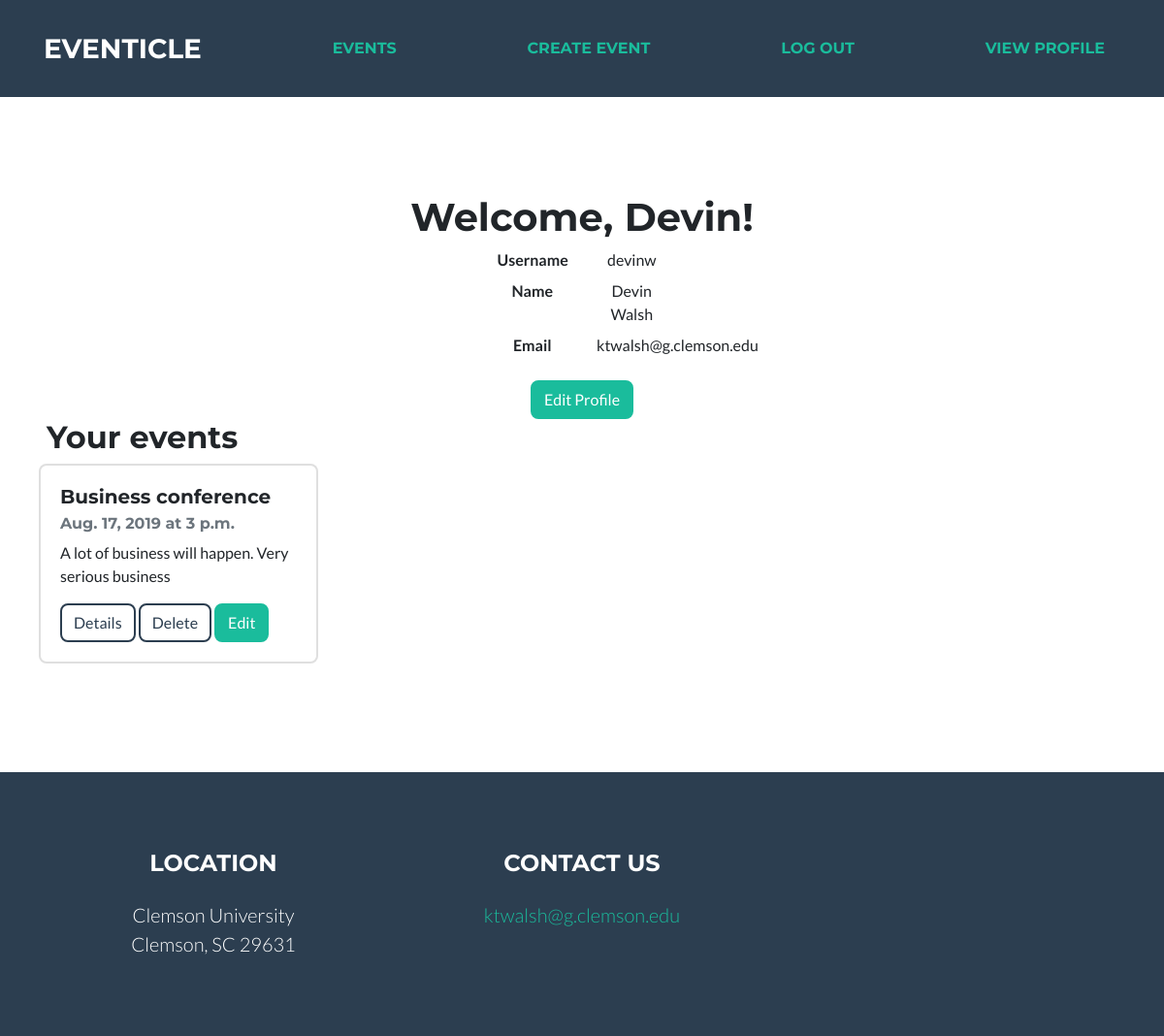
/event/profile/2 (signed in), run on the app's committed database.
### eventapp/models.py (models this page shows)
class Event(models.Model):
    creator = models.ForeignKey(User, on_delete=models.CASCADE, related_name='creator')
    title = models.TextField()
    description = models.TextField()
    location = models.TextField()
    date = models.DateField()
    time = models.TimeField()
    attendees = models.ManyToManyField(User, related_name='attendees')

### eventapp/views.py (the view)
# urls.py: path('profile/<slug:pk>', views.ViewProfile.as_view(template_name="profile.html")),
class ViewProfile(LoginRequiredMixin, UserPassesTestMixin, DetailView):
    model = User
    def test_func(self):
        return self.request.user.id == int(self.kwargs['pk'])
    def get_context_data(self, **kwargs):
        context = super(ViewProfile, self).get_context_data(**kwargs)
        context['events'] = Event.objects.all()
        return context

### eventapp/templates/profile.html
{% extends "home.html" %}
{% load static %}
{% block body %}
<section class="text-center masthead">
    <div class="">
        <h1>Welcome, {{ user.first_name }}!</h1>
    </div>
    <dl>
        <div class="row justify-content-md-center">
            <dt class="col-sm-1">Username</dt>
            <dd class="col-sm-1">{{user.username}}</dd>
        </div>
        <div class="row justify-content-md-center">
            <dt class="col-sm-1">Name</dt>
            <dd class="col-sm-1">{{user.first_name}} {{user.last_name}}</dd>
        </div>
        <div class="row justify-content-md-center">
            <dt class="col-sm-1">Email</dt>
            <dd class="col-sm-1">{{user.email}}</dd>
        </div>
    </dl>
    <a href="/event/profile/edit/{{user.id}}" class="btn btn-primary">Edit Profile</a>
    <h2 class='text-left px-lg-5'>Your events</h2>
    <ul>
        <div class="row">
            {% for event in events %}
            {% if event.creator == user %}
            <div class="col-sm-4">
                <div class="card" style="width: 18rem;">
                    <div class="card-body text-left">
                        <h5 class="card-title">{{event.title}}</h5>
                        <h6 class="card-subtitle mb-2 text-muted">{{event.date}} at {{event.time}}</h6>
                        <p class="card-text">{{event.description}}</p>
                        <a href="/event/details/{{event.id}}" class="btn btn-outline-secondary">Details</a>
                        {% if event.creator == user %}
                        <a href="/event/delete/{{event.id}}" class="btn btn-outline-secondary">Delete</a>
                        <a href="/event/update/{{event.id}}" class="btn btn-primary">Edit</a>
                        {% endif %}
                    </div>
                </div>
            </div>
            {% endif %}
            {% empty %}
            <li>You haven't created any events yet!</li>
            <a href="/event/create" class="btn btn-primary">Create one now!</a>
            {% endfor %}
        </div>
    </ul>
</section>
{% endblock %}

### data on the page
Event: title "Business conference", date "Aug. 17, 2019", time "3 p.m.", description "A lot of business will happen. Very serious business"

### other printed values
{{ user.first_name }} "Devin"
{{ user.username }} "devinw"
{{ user.last_name }} "Walsh"
{{ user.email }} "ktwalsh@g.clemson.edu"
